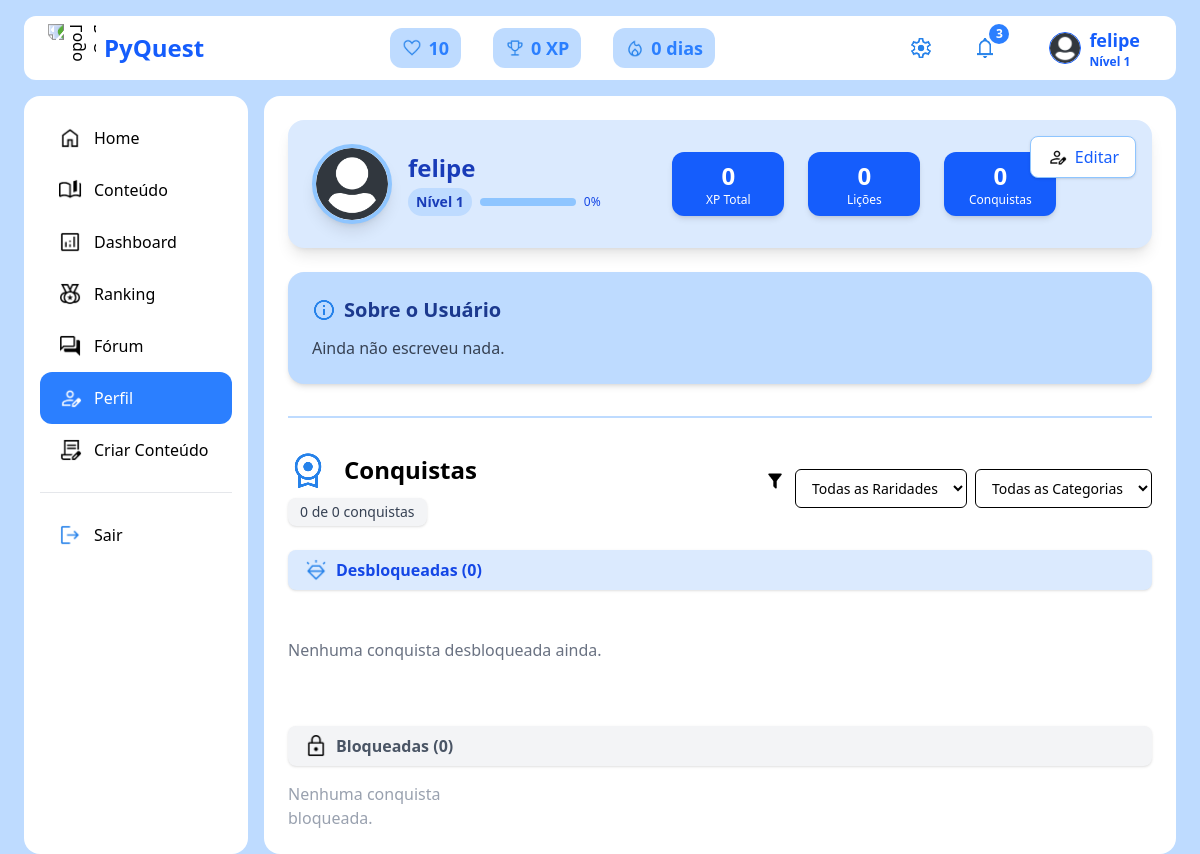
The app's page /perfil/ (signed in), older data.
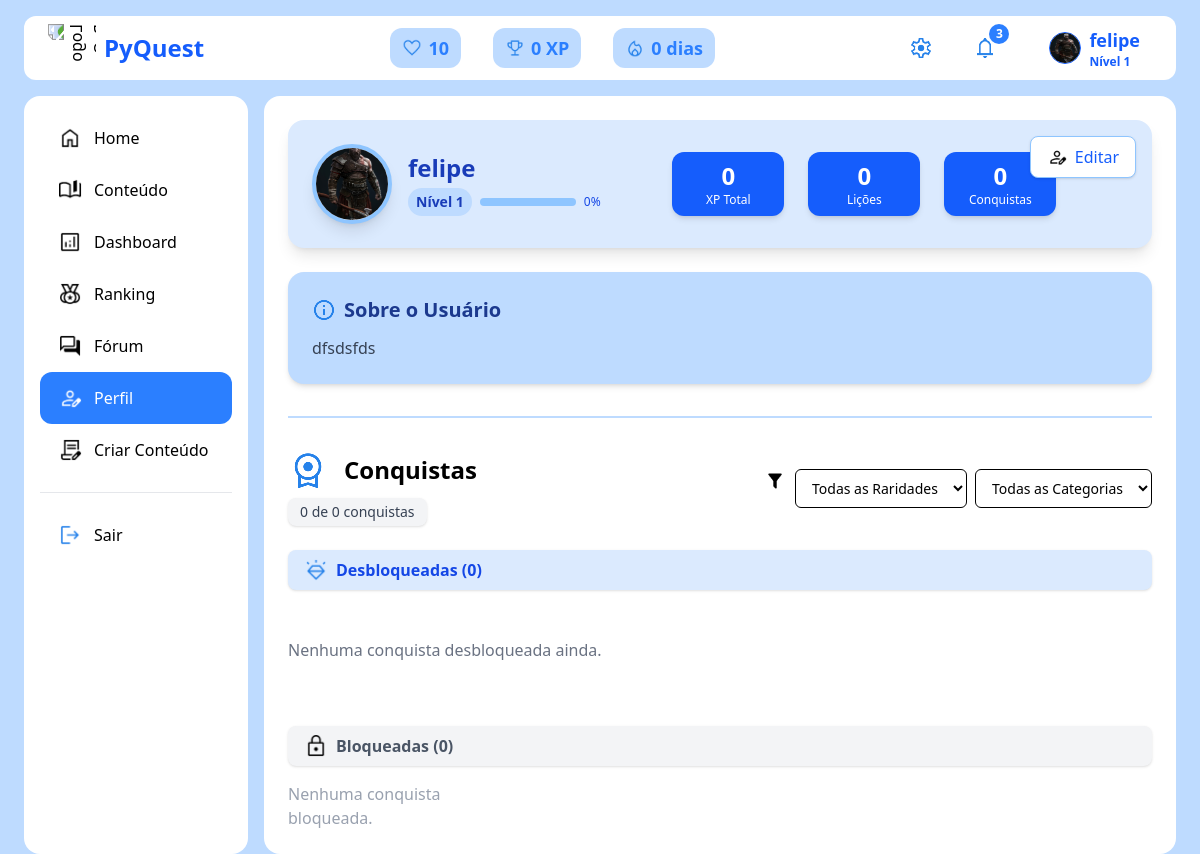
The same page, newer data.
### Pyquest/models.py (models this page shows, shortened)
class Perfil(models.Model):
    user = models.OneToOneField(User, on_delete=models.CASCADE)
    xp = models.IntegerField(default=0)
    nivel = models.IntegerField(default=1)
    vidas = models.IntegerField(default=10)
    max_vidas = models.IntegerField(default=10)
    ultima_regeneracao = models.DateTimeField(default=timezone.now)
    conquistas = models.IntegerField(default=0)
    total_conquistas = models.IntegerField(default=50)
    sequencia = models.IntegerField(default=0)
    avatar = models.ImageField(upload_to="avatars/", default="avatars/default.png")
    descricao = models.TextField(blank=True, null=True, default="Ainda não escreveu nada.")
    licoes = models.IntegerField(default=0)
    github = models.URLField(max_length=200, blank=True, null=True)
    linkedin = models.URLField(max_length=200, blank=True, null=True)

### Pyquest/views.py (the view, shortened to what this page needs)
# urls.py: path('perfil/', views.perfil, name='perfil'),
@login_required
def perfil(request):
    perfil, created = Perfil.objects.get_or_create(user=request.user)
    XP_POR_NIVEL = 100
    while perfil.xp >= XP_POR_NIVEL:
        perfil.nivel += 1
        perfil.xp -= XP_POR_NIVEL
        perfil.save()
    progresso_xp = (perfil.xp % XP_POR_NIVEL) / XP_POR_NIVEL * 100
    raridade = request.GET.get('raridade', 'todas')
    categoria = request.GET.get('categoria', 'todas')
    conquistas_query = Conquista.objects.all()
    if raridade != 'todas':
        conquistas_query = conquistas_query.filter(raridade=raridade)
    if categoria != 'todas':
        conquistas_query = conquistas_query.filter(categoria=categoria)
    itens_por_pagina = 2
    paginator = Paginator(conquistas_query, itens_por_pagina)
    page_number = request.GET.get('page')
    try:
        page_obj = paginator.get_page(page_number)
    except PageNotAnInteger:
        page_obj = paginator.get_page(1)
    except EmptyPage:
        page_obj = paginator.get_page(paginator.num_pages)
    conquistas_pagina = page_obj.object_list
    conquistas_desbloqueadas_pagina = [c for c in conquistas_pagina if c in request.user.conquistas.all()]
    conquistas_bloqueadas_pagina = [c for c in conquistas_pagina if c not in request.user.conquistas.all()]
    context = {
        "perfil": perfil,
        "conquistas_desbloqueadas": conquistas_desbloqueadas_pagina,
        "conquistas_bloqueadas": conquistas_bloqueadas_pagina,
        "progresso_xp": progresso_xp,
        "desbloq_count": request.user.conquistas.count(),
        "total_conquistas": Conquista.objects.count(),
        "page_obj": page_obj,
        "raridade_filtro": raridade,
        "categoria_filtro": categoria,
    }
    return render(request, "Pyquest/perfil.html", context)

### Pyquest/context_processors.py (called while the page is built)
def perfil_context(request):
    if request.user.is_authenticated:
        perfil, created = Perfil.objects.get_or_create(user=request.user)
        return {'perfil': perfil}
    return {}

### Pyquest/templates/Pyquest/perfil.html (shortened to what the changed rows need)
{% extends "base.html" %}
{% load static %}
{% block content %}
<div
  class="bg-blue-100 text-blue-800 rounded-2xl shadow-lg p-6 flex flex-col md:flex-row items-center justify-between relative">
  <div class="flex items-center space-x-4">
    <div class="avatar-upload relative" id="avatar-container">
      <div
        class="w-20 h-20 bg-white rounded-full flex items-center justify-center text-3xl border-4 border-blue-300 shadow-lg overflow-hidden">
        <img id="avatar-display" src="{{ perfil.avatar.url }}?{% now 'U' %}" alt="Avatar"
          class="w-full h-full object-cover" id="avatar-image">
      </div>
    </div>
    <div>
      <h2 class="text-2xl font-bold" id="username-header">{{ request.user.username }}</h2>
      <div class="flex items-center space-x-2 mt-1">
        <span class="text-sm font-semibold bg-blue-200 px-2 py-1 rounded-full">Nível {{ perfil.nivel }}</span>
        <div class="relative w-24 h-2 bg-blue-300 rounded-full">
        </div>
        <span class="text-xs text-blue-700">{{ progresso_xp|floatformat:0 }}%</span>
      </div>
    </div>
  </div>
  <div class="flex space-x-6 mt-6 md:mt-0 text-center mx-auto">
    <div class="bg-blue-600 rounded-xl px-4 py-2 shadow-md w-28">
      <p class="text-2xl font-bold text-white">{{ perfil.xp }}</p>
      <p class="text-xs text-white">XP Total</p>
    </div>
    <div class="bg-blue-600 rounded-xl px-4 py-2 shadow-md w-28">
      <p class="text-2xl font-bold text-white">{{ perfil.licoes }}</p>
      <p class="text-xs text-white">Lições</p>
    </div>
    <div class="bg-blue-600 rounded-xl px-4 py-2 shadow-md w-28">
      <p class="text-2xl font-bold text-white">{{ perfil.conquistas }}</p>
      <p class="text-xs text-white">Conquistas</p>
    </div>
  </div>
</div>
<div class="bg-blue-200 rounded-2xl shadow-md p-6 mt-6">
  <h3 class="text-xl font-bold text-blue-900 mb-3 flex items-center">
    <img src="{% static 'imagem/info_24dp_2682EA_FILL0_wght400_GRAD0_opsz24.png' %}" alt="informação"
      class="w-6 h-6 object-contain mr-2" />
    Sobre o Usuário
  </h3>
  <p class="text-gray-700" id="user-description">{{ perfil.descricao }}</p>
</div>
{% endblock %}

### templates/base.html (shortened to what the changed rows need)
{% load static %}
<!DOCTYPE html>
<html lang="pt-br">
<head>
  <script src="https://cdn.jsdelivr.net/npm/@tailwindcss/browser@4"></script>
</head>
<body class="bg-blue-200">
<header class="flex justify-between items-center bg-white px-6 py-2 rounded-xl mt-4 mx-6">
  <div class="flex items-center gap-2">
    <h1 class="font-bold text-2xl text-blue-600">PyQuest</h1>
  </div>
  <div class="flex gap-8 items-center text-lg">
    <div class="bg-blue-200 px-3 py-1.5 rounded-xl text-blue-500 font-bold flex items-center">
      <img src="{% static 'imagem/favorite_35dp_2682EA_FILL0_wght400_GRAD0_opsz40.png' %}" alt="" class="w-5 h-5 mr-1.5">
      <h2>{{ perfil.vidas }}</h2>
    </div>
    <div class="bg-blue-200 px-3 py-1.5 rounded-xl text-blue-500 font-bold flex items-center">
      <img src="{% static 'imagem/trophy_100dp_2682EA_FILL0_wght400_GRAD0_opsz48.png' %}" alt="" class="w-5 h-5 mr-1.5">
      <h2>{{ perfil.xp }} XP</h2>
    </div>
    <div class="bg-blue-200 px-3 py-1.5 rounded-xl text-blue-500 font-bold flex items-center">
      <img src="{% static 'imagem/mode_heat_35dp_2682EA_FILL0_wght400_GRAD0_opsz40.png' %}" alt="" class="w-5 h-5 mr-1.5">
      <h2>{{ perfil.sequencia }} dias</h2>
    </div>
  </div>
<div class="flex items-center gap-6 text-blue-600 font-semibold">
  <div class="flex items-center gap-2 ml-5 mr-3">
    <img id="avatar-display" src="{{ perfil.avatar.url }}"
         alt="Perfil" class="w-8 h-8 rounded-full border-1">
    <div class="flex flex-col">
      <span class="text-lg font-bold">{{ request.user.username }}</span>
      <span class="text-xs">Nível {{ perfil.nivel }}</span>
    </div>
  </div>
</div>
</header>
<main class="flex gap-4 mx-6 mt-4">
  <section class="flex-1 bg-white rounded-2xl p-6">
    {% block content %}{% endblock %}
  </section>
</main>
</body>
</html>

Row changes from the older to the newer data that the page shows:
changed Perfil: avatar: picture added in place of a placeholder; descricao "Ainda não escreveu nada." → "dfsdsfds"
